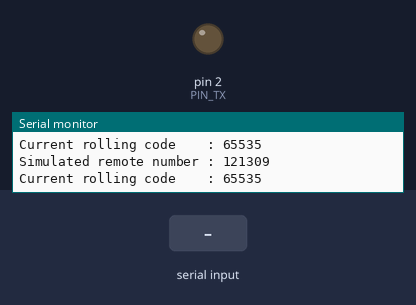
Recording of a sketch running on a simulated Arduino Uno, built with avr-gcc and run on an emulated ATmega328P. On the bench: output pins drawn as LEDs (lit = HIGH), the last lines printed to the serial monitor. The inputs (shaded band) are chosen by the test bench. EEPROM starts erased.

Above: at 1.2 s.
1.3 s: "m90\n" received over Serial
At 1.5 s:
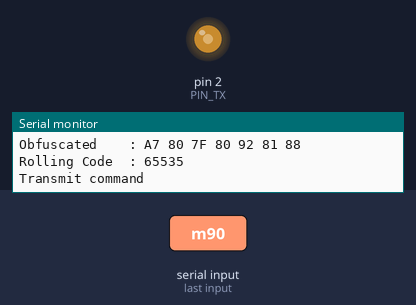
4.3 s: "u90\n" received over Serial
At 4.7 s:
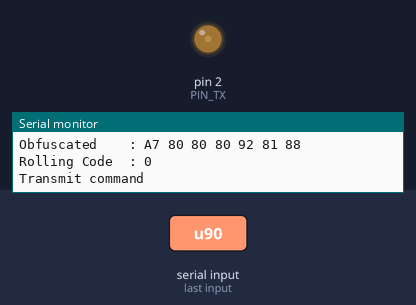
7.3 s: "s90\n" received over Serial
Timing chart, 0 to 10.3 s (numbered marks = the images above; inputs shaded):
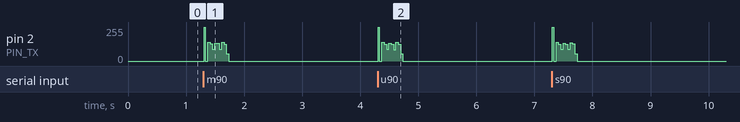

The sketch:

Somfy_Remote_Multi.ino
```cpp
/*   This sketch allows you to emulate a Somfy RTS or Simu HZ remote.
   If you want to learn more about the Somfy RTS protocol, check out https://pushstack.wordpress.com/somfy-rts-protocol/

   The rolling code will be stored in EEPROM, so that you can power the Arduino off.

   Easiest way to make it work for you:
    - Choose a remote number
    - Choose a starting point for the rolling code. Any unsigned int works, 1 is a good start
    - Upload the sketch
    - Long-press the program button of YOUR ACTUAL REMOTE until your blind goes up and down slightly
    - send 'p' to the serial terminal
  To make a group command, just repeat the last two steps with another blind (one by one)

  Then:
    - m, u or h will make it to go up
    - s make it stop
    - b, or d will make it to go down
    - you can also send a HEX number directly for any weird command you (0x9 for the sun and wind detector for instance)
*/

#include <EEPROM.h>
//#define PORT_TX 5
#define PIN_TX 2

#define SYMBOL 640
#define HAUT 0x2
#define STOP 0x1
#define BAS 0x4
#define PROG 0x8
#define EEPROM_ADDRESS 0

#define REMOTE 0x121300    //<-- Change it!

byte frame[7];
byte checksum;

void BuildFrame(byte *frame, byte button, byte remoteNumber);
void SendCommand(byte *frame, byte sync);


void setup() {
  Serial.begin(115200);
  //DDRD |= 1<<PORT_TX; // Pin 5 an output
  pinMode(PIN_TX, OUTPUT);
  //PORTD &= !(1<<PORT_TX); // Pin 5 LOW
  digitalWrite(PIN_TX, LOW);

  unsigned int code;

  for (int i=0; i<10; i++) {
    Serial.print("Simulated remote number : "); Serial.println(REMOTE+i, HEX);
    EEPROM.get(EEPROM_ADDRESS+2*i, code);
    Serial.print("Current rolling code    : "); Serial.println(code);
  }
}

void loop() {
  byte remoteNumber=0;
  if (Serial.available() > 1) {//2 bytes should be received
    char serie = (char)Serial.read();
    Serial.println("");
//    Serial.print("Remote : "); Serial.println(REMOTE, HEX);

    if(serie == 'm'||serie == 'u'||serie == 'h') {
      remoteNumber=Serial.read()-48;
      if (remoteNumber > 9) return;
      Serial.print("Remote "); Serial.print(remoteNumber); Serial.print(" ");
      Serial.println("Monte"); // Somfy is a French company, after all.
      BuildFrame(frame, HAUT, remoteNumber);
    }
    else if(serie == 's') {
      remoteNumber=Serial.read()-48;
      if (remoteNumber > 9) return;
      Serial.print("Remote "); Serial.print(remoteNumber); Serial.print(" ");
      Serial.println("Stop");
      BuildFrame(frame, STOP, remoteNumber);
    }
    else if(serie == 'b'||serie == 'd') {
      remoteNumber=Serial.read()-48;
      if (remoteNumber > 9) return;
      Serial.print("Remote "); Serial.print(remoteNumber); Serial.print(" ");
      Serial.println("Descend");
      BuildFrame(frame, BAS, remoteNumber);
    }
    else if(serie == 'p') {
      remoteNumber=Serial.read()-48;
      if (remoteNumber > 9) return;
      Serial.print("Remote "); Serial.print(remoteNumber); Serial.print(" ");
      Serial.println("Prog");
      BuildFrame(frame, PROG, remoteNumber);
    }
    else {
      //Serial.println("Custom code");
      //BuildFrame(frame, serie, 0);
      return;
    }

    Serial.println("Transmit command");
    SendCommand(frame, 2);
    for(int i = 0; i<2; i++) {
      SendCommand(frame, 7);
    }
  }
}


void BuildFrame(byte *frame, byte button, byte remoteNumber) {
  unsigned int code;
  EEPROM.get(EEPROM_ADDRESS+2*remoteNumber, code);
  frame[0] = 0xA7; // Encryption key. Doesn't matter much
  frame[1] = button << 4;  // Which button did  you press? The 4 LSB will be the checksum
  frame[2] = code >> 8;    // Rolling code (big endian)
  frame[3] = code;         // Rolling code
  frame[4] = REMOTE+remoteNumber >> 16; // Remote address
  frame[5] = REMOTE+remoteNumber >>  8; // Remote address
  frame[6] = REMOTE+remoteNumber;       // Remote address

  Serial.print("Frame         : ");
  for(byte i = 0; i < 7; i++) {
    if(frame[i] >> 4 == 0) { //  Displays leading zero in case the most significant
      Serial.print("0");     // nibble is a 0.
    }
    Serial.print(frame[i],HEX); Serial.print(" ");
  }

// Checksum calculation: a XOR of all the nibbles
  checksum = 0;
  for(byte i = 0; i < 7; i++) {
    checksum = checksum ^ frame[i] ^ (frame[i] >> 4);
  }
  checksum &= 0b1111; // We keep the last 4 bits only


//Checksum integration
  frame[1] |= checksum; //  If a XOR of all the nibbles is equal to 0, the blinds will
                        // consider the checksum ok.

  Serial.println(""); Serial.print("With checksum : ");
  for(byte i = 0; i < 7; i++) {
    if(frame[i] >> 4 == 0) {
      Serial.print("0");
    }
    Serial.print(frame[i],HEX); Serial.print(" ");
  }


// Obfuscation: a XOR of all the bytes
  for(byte i = 1; i < 7; i++) {
    frame[i] ^= frame[i-1];
  }

  Serial.println(""); Serial.print("Obfuscated    : ");
  for(byte i = 0; i < 7; i++) {
    if(frame[i] >> 4 == 0) {
      Serial.print("0");
    }
    Serial.print(frame[i],HEX); Serial.print(" ");
  }
  Serial.println("");
  Serial.print("Rolling Code  : "); Serial.println(code);
  EEPROM.put(EEPROM_ADDRESS+2*remoteNumber, code + 1); //  We store the value of the rolling code in the
                                        // EEPROM. It should take up to 2 adresses but the
                                        // Arduino function takes care of it.
}

void SendCommand(byte *frame, byte sync) {
  if(sync == 2) { // Only with the first frame.
  //Wake-up pulse & Silence
    //PORTD |= 1<<PORT_TX;
    digitalWrite(PIN_TX, HIGH);
    delayMicroseconds(9415);
    //PORTD &= !(1<<PORT_TX);
    digitalWrite(PIN_TX, LOW);
    delayMicroseconds(89565);
  }

// Hardware sync: two sync for the first frame, seven for the following ones.
  for (int i = 0; i < sync; i++) {
    //PORTD |= 1<<PORT_TX;
    digitalWrite(PIN_TX, HIGH);
    delayMicroseconds(4*SYMBOL);
    //PORTD &= !(1<<PORT_TX);
    digitalWrite(PIN_TX, LOW);
    delayMicroseconds(4*SYMBOL);
  }

// Software sync
  //PORTD |= 1<<PORT_TX;
  digitalWrite(PIN_TX, HIGH);
  delayMicroseconds(4550);
  //PORTD &= !(1<<PORT_TX);
  digitalWrite(PIN_TX, LOW);
  delayMicroseconds(SYMBOL);


//Data: bits are sent one by one, starting with the MSB.
  for(byte i = 0; i < 56; i++) {
    if(((frame[i/8] >> (7 - (i%8))) & 1) == 1) {
      //PORTD &= !(1<<PORT_TX);
      digitalWrite(PIN_TX, LOW);
      delayMicroseconds(SYMBOL);
      //PORTD ^= 1<<5;
      digitalWrite(PIN_TX, HIGH);
      delayMicroseconds(SYMBOL);
    }
    else {
      //PORTD |= (1<<PORT_TX);
      digitalWrite(PIN_TX, HIGH);
      delayMicroseconds(SYMBOL);
      //PORTD ^= 1<<5;
      digitalWrite(PIN_TX, LOW);
      delayMicroseconds(SYMBOL);
    }
  }

  //PORTD &= !(1<<PORT_TX);
  digitalWrite(PIN_TX, LOW);
  delayMicroseconds(30415); // Inter-frame silence
}
```
